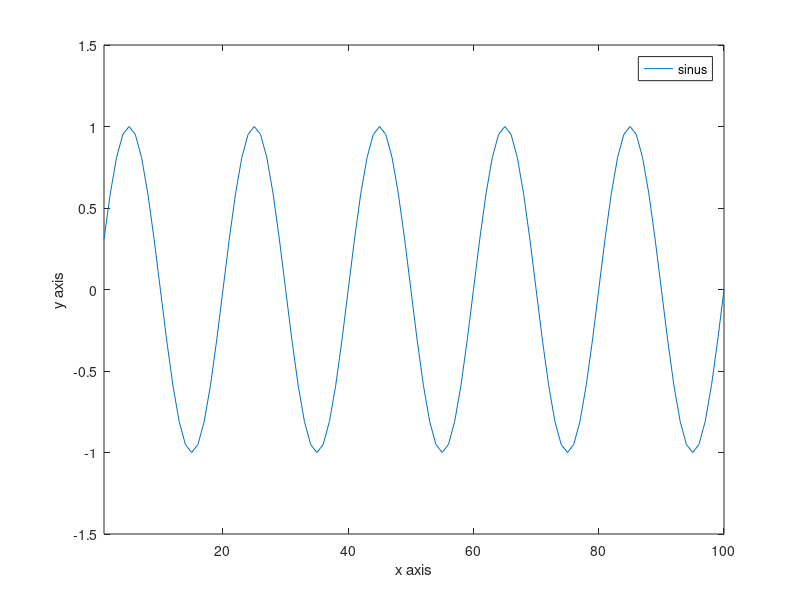

Recreate this plot in MATLAB. (Note: this script raises an error after producing the figure.)
plot(1:100,sin(2*pi*(1:100)/20))
xlabel('x axis')
ylabel('y axis')
axis([1 100 -1.5 1.5])
legend('sinus')

matlab2tikz(['tikz/example.tikz'],...
    'width','\figurewidth',...
    'height','\figureheight',...
    'extraAxisOptions','clip mode=individual,transpose legend,legend columns=2,legend style={at={(0,1)},anchor=north west,draw=black,fill=white,legend cell align=left}',...
    'extraTikzpictureOptions','font=\footnotesize',...
    'checkForUpdates',false);